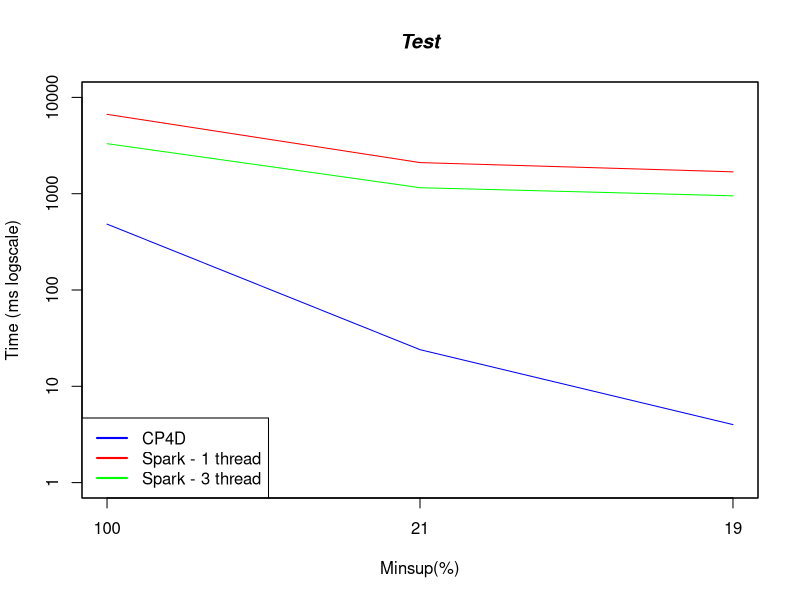

Write R code to recreate this figure.

#DATA
xLabel <- c("100", "21", "19")
x <- c(1, 2, 3)

cp4d <- c(483, 24, 4)
spark1 <- c(6667, 2104, 1687)
spark3 <- c(3307, 1154, 951)

#PLOT
plot(x,cp4d, log = "y", type="l", xlab="Minsup(%)", ylab="Time (ms logscale)", col="blue", xaxt='n', ylim=c(1, 10000))
lines(x,spark1, col="red")
lines(x,spark3, col="green")

#Pretty up
title(main="Test", font.main=4)
legend("bottomleft", legend=c("CP4D", "Spark - 1 thread", "Spark - 3 thread"), lty=c(1,1),lwd=c(2,2), col=c("blue","red","green"))
axis(1, at=1:3, lab=xLabel)
box()
